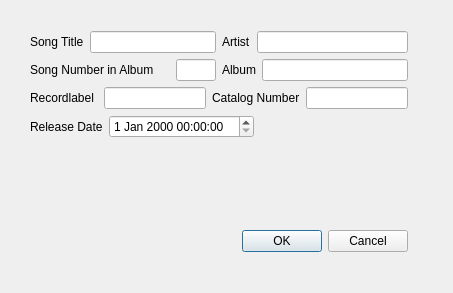
<?xml version="1.0" encoding="UTF-8"?>
<ui version="4.0">
 <class>EditSongDialog</class>
 <widget class="QDialog" name="EditSongDialog">
  <property name="geometry">
   <rect>
    <x>0</x>
    <y>0</y>
    <width>453</width>
    <height>293</height>
   </rect>
  </property>
  <property name="windowTitle">
   <string>Dialog</string>
  </property>
  <widget class="QWidget" name="">
   <property name="geometry">
    <rect>
     <x>30</x>
     <y>31</y>
     <width>378</width>
     <height>221</height>
    </rect>
   </property>
   <layout class="QVBoxLayout" name="verticalLayout">
    <item>
     <layout class="QHBoxLayout" name="horizontalLayout_5">
      <item>
       <layout class="QHBoxLayout" name="horizontalLayout">
        <item>
         <widget class="QLabel" name="label">
          <property name="text">
           <string>Song Title</string>
          </property>
         </widget>
        </item>
        <item>
         <widget class="QLineEdit" name="lineEdit_songTitle"/>
        </item>
       </layout>
      </item>
      <item>
       <layout class="QHBoxLayout" name="horizontalLayout_3">
        <item>
         <widget class="QLabel" name="label_3">
          <property name="text">
           <string>Artist</string>
          </property>
         </widget>
        </item>
        <item>
         <widget class="QLineEdit" name="lineEdit_artistName"/>
        </item>
       </layout>
      </item>
     </layout>
    </item>
    <item>
     <layout class="QHBoxLayout" name="horizontalLayout_6">
      <item>
       <layout class="QHBoxLayout" name="horizontalLayout_2">
        <item>
         <widget class="QLabel" name="label_2">
          <property name="text">
           <string>Song Number in Album</string>
          </property>
         </widget>
        </item>
        <item>
         <widget class="QLineEdit" name="lineEdit_songNr">
          <property name="maximumSize">
           <size>
            <width>40</width>
            <height>16777215</height>
           </size>
          </property>
          <property name="maxLength">
           <number>199</number>
          </property>
         </widget>
        </item>
       </layout>
      </item>
      <item>
       <layout class="QHBoxLayout" name="horizontalLayout_4">
        <item>
         <widget class="QLabel" name="label_4">
          <property name="text">
           <string>Album</string>
          </property>
         </widget>
        </item>
        <item>
         <widget class="QLineEdit" name="lineEdit_albumName"/>
        </item>
       </layout>
      </item>
     </layout>
    </item>
    <item>
     <layout class="QHBoxLayout" name="horizontalLayout_7">
      <item>
       <layout class="QHBoxLayout" name="horizontalLayout_8">
        <item>
         <widget class="QLabel" name="label_5">
          <property name="text">
           <string>Recordlabel </string>
          </property>
         </widget>
        </item>
        <item>
         <widget class="QLineEdit" name="lineEdit_labelName"/>
        </item>
       </layout>
      </item>
      <item>
       <layout class="QHBoxLayout" name="horizontalLayout_9">
        <item>
         <widget class="QLabel" name="label_6">
          <property name="text">
           <string>Catalog Number</string>
          </property>
         </widget>
        </item>
        <item>
         <widget class="QLineEdit" name="lineEdit_labelNr"/>
        </item>
       </layout>
      </item>
     </layout>
    </item>
    <item>
     <layout class="QHBoxLayout" name="horizontalLayout_10">
      <item>
       <widget class="QLabel" name="label_7">
        <property name="text">
         <string>Release Date</string>
        </property>
       </widget>
      </item>
      <item>
       <widget class="QDateTimeEdit" name="dateTimeEdit"/>
      </item>
      <item>
       <spacer name="horizontalSpacer">
        <property name="orientation">
         <enum>Qt::Horizontal</enum>
        </property>
        <property name="sizeHint" stdset="0">
         <size>
          <width>40</width>
          <height>20</height>
         </size>
        </property>
       </spacer>
      </item>
     </layout>
    </item>
    <item>
     <spacer name="verticalSpacer">
      <property name="orientation">
       <enum>Qt::Vertical</enum>
      </property>
      <property name="sizeHint" stdset="0">
       <size>
        <width>20</width>
        <height>40</height>
       </size>
      </property>
     </spacer>
    </item>
    <item>
     <widget class="QDialogButtonBox" name="buttonBox">
      <property name="orientation">
       <enum>Qt::Horizontal</enum>
      </property>
      <property name="standardButtons">
       <set>QDialogButtonBox::Cancel|QDialogButtonBox::Ok</set>
      </property>
     </widget>
    </item>
   </layout>
  </widget>
 </widget>
 <resources/>
 <connections>
  <connection>
   <sender>buttonBox</sender>
   <signal>accepted()</signal>
   <receiver>EditSongDialog</receiver>
   <slot>accept()</slot>
   <hints>
    <hint type="sourcelabel">
     <x>248</x>
     <y>254</y>
    </hint>
    <hint type="destinationlabel">
     <x>157</x>
     <y>274</y>
    </hint>
   </hints>
  </connection>
  <connection>
   <sender>buttonBox</sender>
   <signal>rejected()</signal>
   <receiver>EditSongDialog</receiver>
   <slot>reject()</slot>
   <hints>
    <hint type="sourcelabel">
     <x>316</x>
     <y>260</y>
    </hint>
    <hint type="destinationlabel">
     <x>286</x>
     <y>274</y>
    </hint>
   </hints>
  </connection>
 </connections>
</ui>
